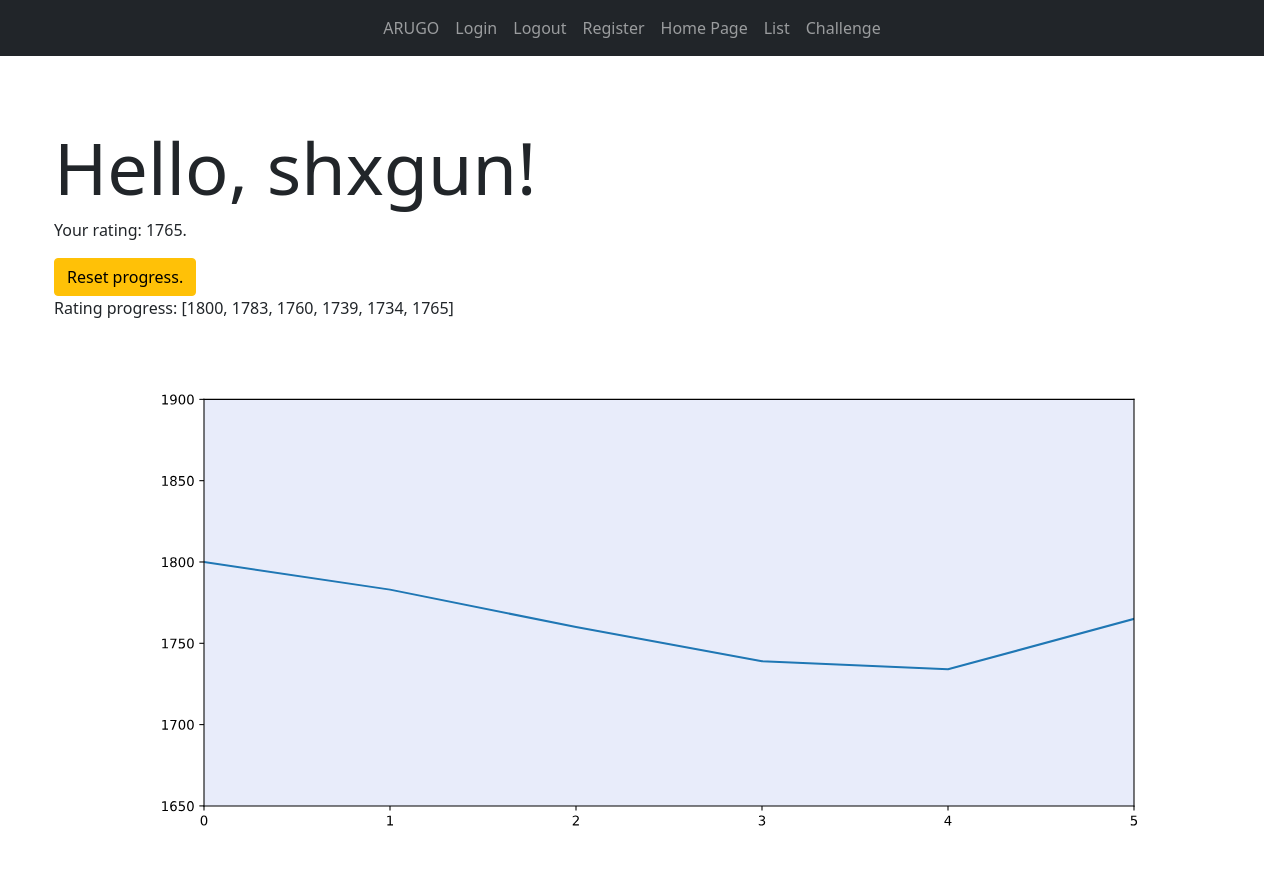
Before: / (signed in) with the older database file.
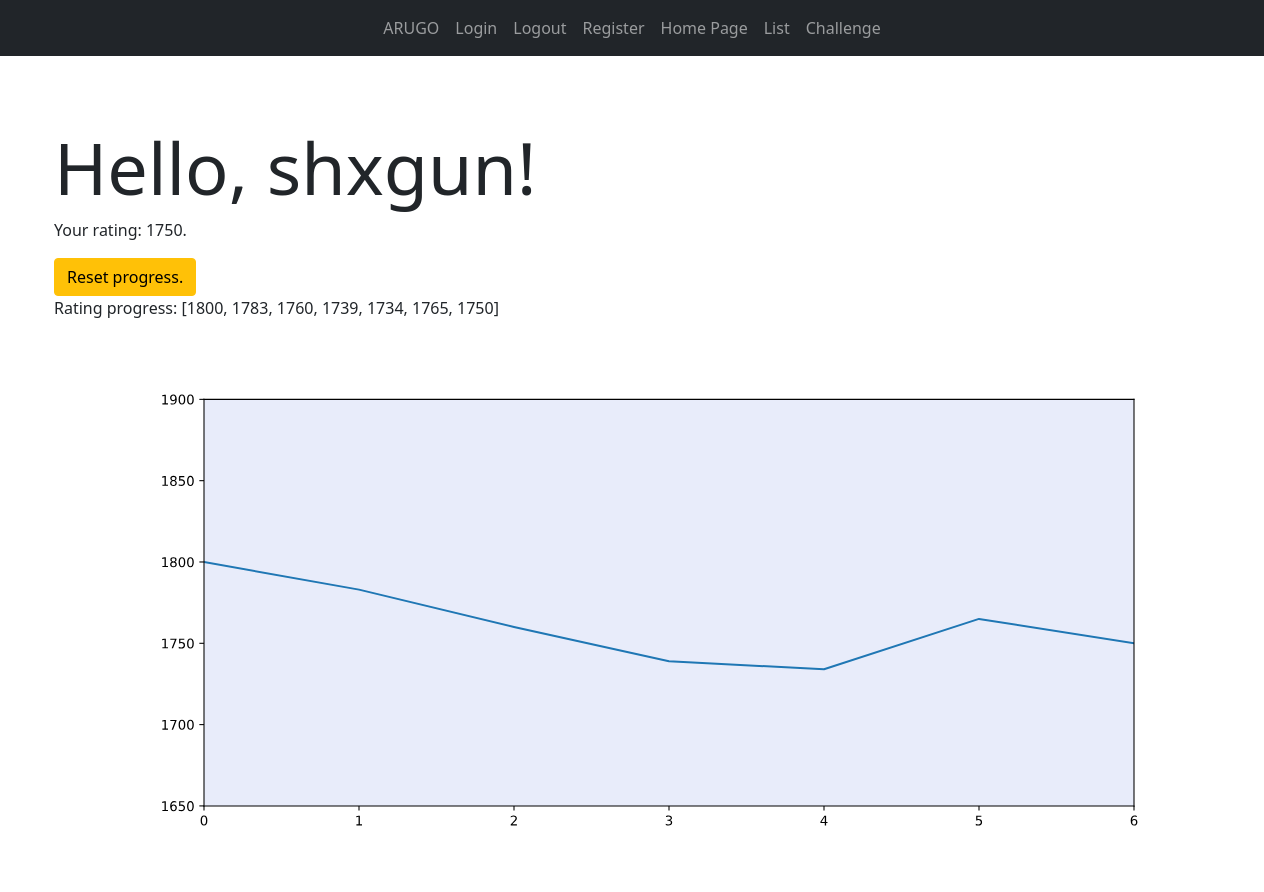
After: the same page with the newer database file.
### base/models.py (models this page shows, shortened)
class Profile(models.Model):
    user = models.ForeignKey(User, on_delete=models.CASCADE)
    handle = models.CharField(max_length=40)
    registration_date = models.DateField(auto_now_add=True)
    rating_progress = models.CharField(max_length=200, default="[]")
    virtual_rating = models.IntegerField(default=1400)
    in_progress = models.BooleanField(default=False)
    current_problem = models.CharField(max_length=20, default="Unselected")
    deadline = models.DateTimeField(auto_now_add=True)

### base/views.py (the view)
# urls.py: path("", views.index, name="home-page"),
def index(request):
    context = {}
    context["user"] = None
    context["graph"] = None
    if request.user.is_authenticated:
        profile = Profile.objects.get(user=request.user)
        context["user"] = profile
        context["graph"] = make_graph(eval(profile.rating_progress))
    return render(request, "home.html", context)

### base/util.py (called while the page is built)
def rating_color(rating):
    if rating < 1200:
        return ("gray", "#ebedf0")
    elif rating < 1400:
        return ("green", "#e9f5ea")
    elif rating < 1600:
        return ("cyan", "#e6f7f6")
    elif rating < 1900:
        return ("#0700c4", "#e8ecfa")
    elif rating < 2100:
        return ("#a100c2", "#eee1f7")
    elif rating < 2300:
        return ("#ffea00", "#ffffeb")
    elif rating < 2400:
        return ("#ed8b00", "#f7eddf")
    elif rating < 2600:
        return ("#fc5b00", "#ffe8db")
    elif rating < 3000:
        return ("#ff1500", "#fcb7b1")
    else:
        return ("#5e010f", "#deb8be")

def make_graph(y):
    fig = plt.figure()
    fig.set_size_inches(12.5, 5.5)
    x = range(len(y))
    max_y = max(y)
    max_y = max_y + 100 - max_y % 100
    min_y = min(y)
    min_y = min_y - 50 - min_y % 100
    print(max_y)
    plt.ylim(min_y, max_y)
    plt.xlim(0, len(y) - 1)
    cp = [0, 1200, 1400, 1600, 1900, 2100, 2300, 2400, 2600, 3000, 3600]
    for i in range(10):
        cl, bcl = rating_color(cp[i])
        plt.axhspan(cp[i], cp[i + 1], color=bcl)
    plt.plot(x, y)
    imgdata = StringIO()
    fig.savefig(imgdata, format="svg")
    data = imgdata.getvalue()
    return data

### templates/home.html
{% extends 'main.html' %}
{% block content %}
<div class="container">
    {% if not user %}
    <h1 class="display-1">
        Welcome to arugo.
    </h1>
    {% else %}
    <h1 class="display-2">
        Hello, {{user.handle}}!
    </h1>
    <p> Your rating: {{user.virtual_rating}}. </p>
    <a class="btn btn-warning" href="{% url 'reset-progress' %}"> Reset progress.</a>
    <br>
    <p> Rating progress: {{user.rating_progress}} </p>
    <p> {{graph|safe}} </p>
    {% endif %}
</div>
{% endblock content %}

### templates/main.html (shortened to what this page needs)
{% load static %}
<!DOCTYPE html>
<html>
<head>
    <link rel="stylesheet" href="{% static 'css/bootstrap.min.css' %}">
    <link rel="stylesheet" href="{% static 'fa/css/all.min.css' %}">
    <link rel="stylesheet" href="{% static 'css/style.css' %}">
</head>
<body>
    <nav class="navbar navbar-expand-lg navbar-dark bg-dark">
        <div class="collapse navbar-collapse justify-content-md-center" id="navbarsExample08">
            <ul class="navbar-nav">
                <li class="nav-item active">
                    <a class="nav-link" href="#"> ARUGO </a>
                </li>
                <li class="nav-item">
                    <a class="nav-item nav-link" href="{% url 'login' %}"> Login </a>
                </li>
                <li class="nav-item">
                    <a class="nav-item nav-link" href="{% url 'logout' %}"> Logout </a>
                </li>
                <li class="nav-item">
                    <a class="nav-item nav-link" href="{% url 'register' %}"> Register </a>
                </li>
                <li class="nav-item">
                    <a class="nav-item nav-link" href="{% url 'home-page' %}"> Home Page </a>
                </li>
                <li class="nav-item">
                    <a class="nav-item nav-link" href="{% url 'list' %}"> List </a>
                </li>
                <li class="nav-item">
                    <a class="nav-item nav-link" href="{% url 'challenge' %}"> Challenge </a>
                </li>
            </ul>
        </div>
    </nav>
    <br>
    <br>
    <div class="container">
        {% block content %}
        {% endblock content %}
    </div>
</body>
</html>

### static/css/style.css (style rules this page uses)
body { padding-bottom: 20px; }
.navbar { margin-bottom: 5px; }
.container { margin: 15px; }

Changed rows visible on the page:
changed Profile "shxgun": virtual_rating "1765" → "1750"; rating_progress "[1800, 1783, 1760, 1739, 1734, 1765]" → "[1800, 1783, 1760, 1739, 1734, 1765, 1750]"
